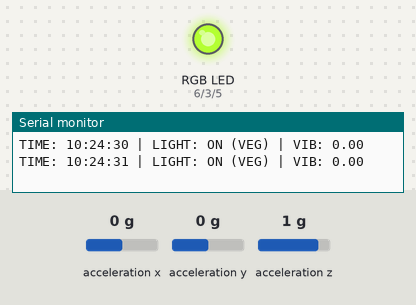
Recording of a sketch running on a simulated Arduino Uno, built with avr-gcc and run on an emulated ATmega328P. Shown: an RGB LED mixed from three pins (HIGH = lit), the last lines printed to the serial monitor. Wiring (inferred from the names in the program): MPU-6050 motion sensor at I2C address 0x69. The test bench sets the inputs (shaded band); at power-on: acceleration x 0 g, acceleration y 0 g, acceleration z 1 g. The local clock reads 2024-03-15 10:24:30 at power-on unless the sketch sets it.

Above: at 1.2 s.
1.3 s: acceleration x set to -1.4 g
At 30.9 s:
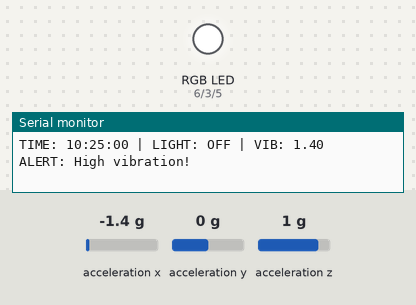
Timing chart, 0 to 31.7 s (numbered marks = the images above; inputs shaded):
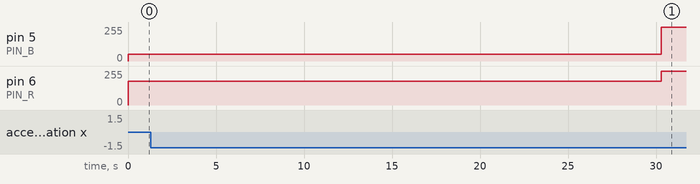

The sketch:

Light.ino
```cpp
#include <Wire.h>
#include <RTClib.h>

RTC_DS1307 rtc;

// Pin mapping
const int PIN_R = 6;   // Red
const int PIN_G = 3;   // Green
const int PIN_B = 5;   // Blue

// MPU6050 at 0x69
const uint8_t MPU_ADDR = 0x69;

bool lightOn = false;

// ----------- Intensity Settings -----------
// Lower values = brighter (common anode logic)
int redLevelVeg = 180;   // ~30% brightness (higher value = dimmer)
int blueLevelVeg = 50;   // ~80% brightness

int redLevelFlower = 50; // ~80% brightness
int blueLevelFlower = 180; // ~30% brightness

// ----------- MPU6050 helpers -----------
int16_t read16(uint8_t reg) {
  Wire.beginTransmission(MPU_ADDR);
  Wire.write(reg);
  Wire.endTransmission(false);
  Wire.requestFrom((int)MPU_ADDR, 2);
  while (Wire.available() < 2) {}
  int16_t hi = Wire.read();
  int16_t lo = Wire.read();
  return (hi << 8) | lo;
}

float readAccelG() {
  int16_t ax = read16(0x3B);
  int16_t ay = read16(0x3D);
  int16_t az = read16(0x3F);
  float gx = ax / 16384.0f;
  float gy = ay / 16384.0f;
  float gz = az / 16384.0f;
  float vz = gz - 1.0f;
  return sqrt(gx*gx + gy*gy + vz*vz);
}

// ----------- LED control -----------
// Mode: 0 = Vegetative, 1 = Flowering
void setRGB(bool on, int mode = 0) {
  if (on) {
    if (mode == 0) { // Vegetative stage
      analogWrite(PIN_R, redLevelVeg);
      analogWrite(PIN_B, blueLevelVeg);
    } else { // Flowering stage
      analogWrite(PIN_R, redLevelFlower);
      analogWrite(PIN_B, blueLevelFlower);
    }
    analogWrite(PIN_G, 255); // Green OFF
  } else {
    analogWrite(PIN_R, 255);
    analogWrite(PIN_B, 255);
    analogWrite(PIN_G, 255);
  }
}

// ----------- MPU setup -----------
void setupMPU() {
  Wire.beginTransmission(MPU_ADDR);
  Wire.write(0x6B);
  Wire.write(0x00);
  Wire.endTransmission();

  Wire.beginTransmission(MPU_ADDR);
  Wire.write(0x1C);
  Wire.write(0x00);
  Wire.endTransmission();
}

// ----------- Setup -----------
void setup() {
  pinMode(PIN_R, OUTPUT);
  pinMode(PIN_G, OUTPUT);
  pinMode(PIN_B, OUTPUT);

  analogWrite(PIN_R, 255);
  analogWrite(PIN_G, 255);
  analogWrite(PIN_B, 255);

  Serial.begin(9600);
  Wire.begin();

  if (!rtc.begin()) {
    Serial.println("ERROR: RTC not found.");
    while (1);
  }
  if (!rtc.isrunning()) {
    Serial.println("RTC not running; setting to compile time.");
    rtc.adjust(DateTime(F(__DATE__), F(__TIME__)));
  }

  setupMPU();

  Serial.println("RTC + MPU6050 + Grow Light demo with intensity control.");
}

// ----------- Main loop -----------
void loop() {
  DateTime now = rtc.now();

  // Switch light ON during even minutes
  bool shouldOn = (now.minute() % 2 == 0);

  // Switch mode based on hour (veg in morning, flower in evening)
  int mode = (now.hour() < 12) ? 0 : 1;

  if (shouldOn != lightOn) {
    lightOn = shouldOn;
    setRGB(lightOn, mode);
  }

  // Read vibration
  float vib = readAccelG();

  // Print clean status
  char buf[20];
  sprintf(buf, "%02d:%02d:%02d", now.hour(), now.minute(), now.second());

  Serial.print("TIME: ");
  Serial.print(buf);
  Serial.print(" | LIGHT: ");
  Serial.print(lightOn ? (mode == 0 ? "ON (VEG)" : "ON (FLOWER)") : "OFF");
  Serial.print(" | VIB: ");
  Serial.print(vib, 2);
  if (vib > 0.20) {
    Serial.print("  ALERT: High vibration!");
  }
  Serial.println();

  delay(1000);
}
```
